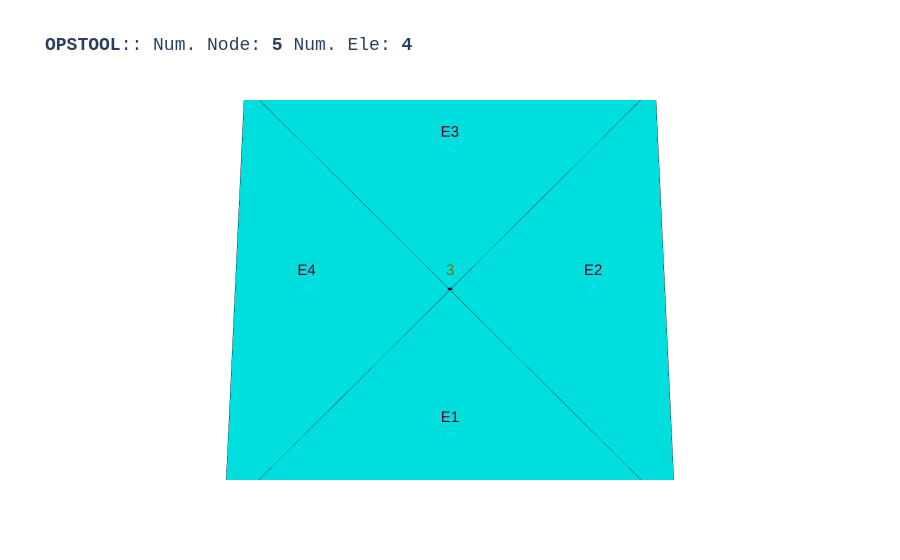

Here is the notebook cell this chart was saved with:
### Code cell
opst.vis.plotly.plot_model(show_node_numbering=True, show_ele_numbering=True, show_nodal_loads = True)

### Figure 1 — Plotly figure (JSON) as saved in the notebook; plotly's stock layout.template omitted (floating-point values rounded to 4 significant figures)
{"data": [{"color": "#00FFFF", "hoverinfo": "skip", "i": [0, 3, 6, 9], "j": [1, 4, 7, 10], "k": [2, 5, 8, 11], "name": "Tri31", "opacity": 1, "type": "mesh3d", "x": [0.0, 1.0, 0.5, 1.0, 1.0, 0.5, 0.5, 1.0, 0.0, 0.0, 0.5, 0.0], "y": [0.0, 0.0, 0.5, 0.0, 1.0, 0.5, 0.5, 1.0, 1.0, 0.0, 0.5, 1.0], "z": [0.0, 0.0, 0.0, 0.0, 0.0, 0.0, 0.0, 0.0, 0.0, 0.0, 0.0, 0.0]}, {"connectgaps": false, "hoverinfo": "skip", "line": {"color": "black", "width": 1}, "mode": "lines", "name": "Edge", "type": "scatter3d", "x": [0.0, 1.0, 0.5, 0.0, NaN, 1.0, 1.0, 0.5, 1.0, NaN, 0.5, 1.0, 0.0, 0.5, NaN, 0.0, 0.5, 0.0, 0.0, NaN], "y": [0.0, 0.0, 0.5, 0.0, NaN, 0.0, 1.0, 0.5, 0.0, NaN, 0.5, 1.0, 1.0, 0.5, NaN, 0.0, 0.5, 1.0, 0.0, NaN], "z": [0.0, 0.0, 0.0, 0.0, NaN, 0.0, 0.0, 0.0, 0.0, NaN, 0.0, 0.0, 0.0, 0.0, NaN, 0.0, 0.0, 0.0, 0.0, NaN]}, {"customdata": ["eleTag: 1<br>connectedNodes:<br> [1 2 3]", "eleTag: 2<br>connectedNodes:<br> [2 4 3]", "eleTag: 3<br>connectedNodes:<br> [3 4 5]", "eleTag: 4<br>connectedNodes:<br> [1 3 5]"], "hovertemplate": "%{customdata}", "marker": {"color": "#00FFFF", "size": 3, "symbol": "diamond-open"}, "mode": "markers", "name": "Tri31", "type": "scatter3d", "x": [0.5, 0.8333, 0.5, 0.1667], "y": [0.1667, 0.5, 0.8333, 0.5], "z": [0.0, 0.0, 0.0, 0.0]}, {"customdata": ["1", "2", "3", "4", "5"], "hovertemplate": "x: %{x}<br>y: %{y}<br>z: %{z} <br>nodeTag: %{customdata}", "marker": {"color": "#580f41", "size": 3, "symbol": "circle"}, "mode": "markers", "name": "Nodes", "type": "scatter3d", "x": [0.0, 1.0, 0.5, 1.0, 0.0], "y": [0.0, 0.0, 0.5, 1.0, 1.0], "z": [0.0, 0.0, 0.0, 0.0, 0.0]}, {"mode": "text", "name": "Node Tag", "text": ["1", "2", "3", "4", "5"], "textfont": {"color": "#6e750e", "size": 15}, "type": "scatter3d", "x": [0.0, 1.0, 0.5, 1.0, 0.0], "y": [0.0, 0.0, 0.5, 1.0, 1.0], "z": [0.0, 0.0, 0.0, 0.0, 0.0]}, {"mode": "text", "name": "Element Tag", "text": ["E1", "E2", "E3", "E4"], "textfont": {"color": "#650021", "size": 15}, "type": "scatter3d", "x": [0.5, 0.8333, 0.5, 0.1667], "y": [0.1667, 0.5, 0.8333, 0.5], "z": [0.0, 0.0, 0.0, 0.0]}], "layout": {"autosize": true, "font": {"family": "Arial, sans-serif"}, "scene": {"aspectmode": "data", "camera": {"eye": {"x": 0, "y": -0.1, "z": 1}}, "dragmode": "pan", "xaxis": {"showbackground": false}, "yaxis": {"showbackground": false}, "zaxis": {"showbackground": true, "showgrid": true, "showticklabels": false, "ticks": "", "title": {"text": ""}, "visible": true}}, "showlegend": false, "title": {"font": {"family": "courier", "size": 18}, "text": "<b>OPSTOOL</b>:: Num. Node: <b>5</b> Num. Ele: <b>4</b>"}}}
